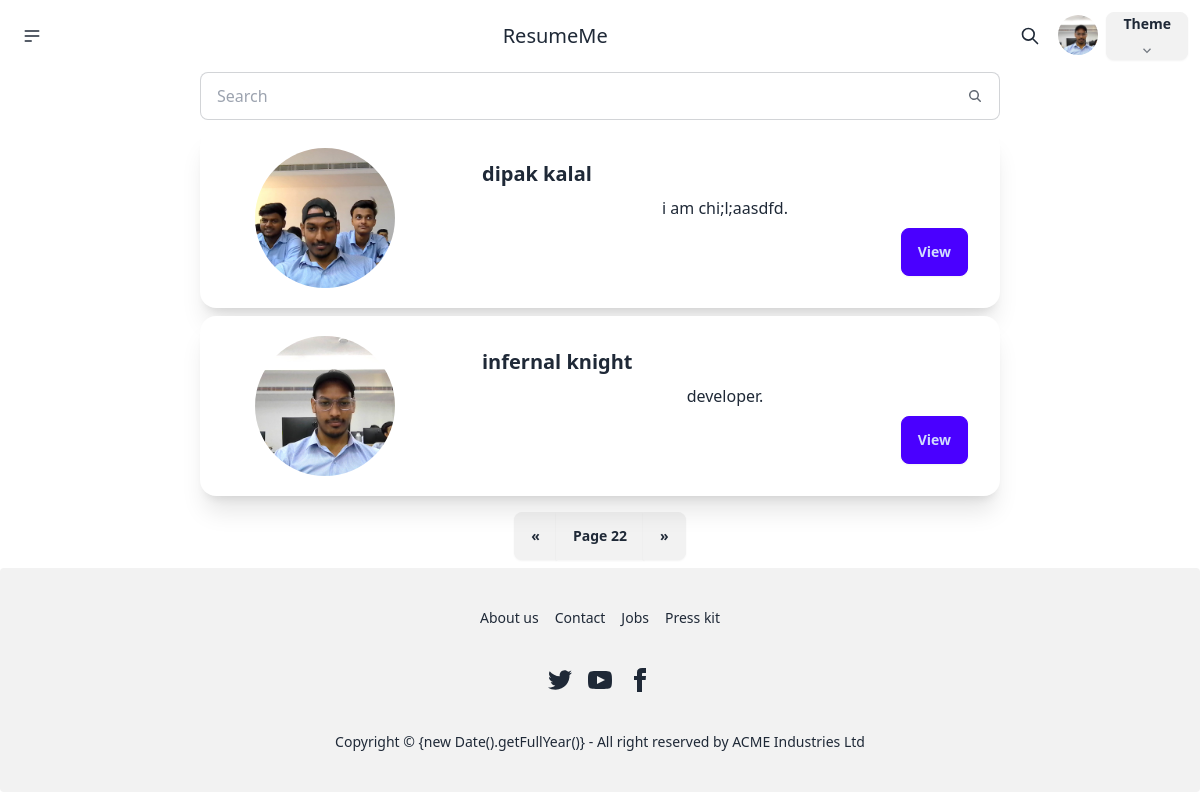
The page /people/ (signed in) on the database as committed earlier.
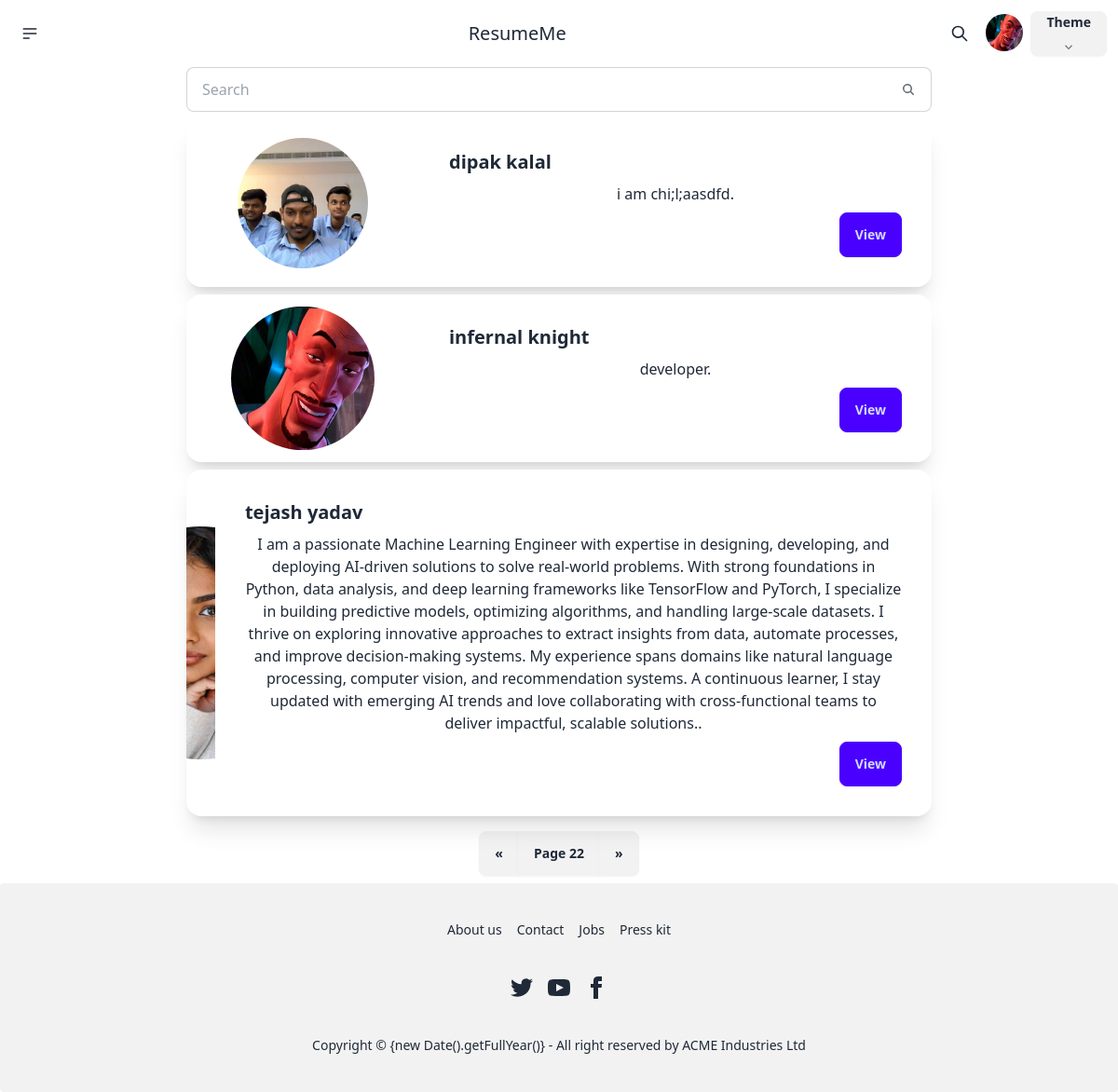
The same page on the database as committed later.
### home/models.py (models this page shows, shortened)
class UserExtra(models.Model):
    user = models.ForeignKey(User, on_delete=models.CASCADE)
    profile_photo = models.ImageField(upload_to='profile_photo/', null=True, blank=True)
    phone = models.CharField(max_length=20,null=True, blank=True)
    bio = models.TextField(null=True,blank=True)
    education = models.TextField(null=True,blank=True)
    skills = models.TextField(null=True,blank=True)
    experience = models.TextField(null=True,blank=True)
    resume_file = models.FileField(upload_to='resumes/', null=True, blank=True)
    city =  models.CharField(max_length=30,null=True, blank=True)
    state =  models.CharField(max_length=30,null=True, blank=True)
    github = models.CharField(max_length=200, null=True, blank=True)
    linkdin = models.CharField(max_length=200, null=True, blank=True)
    join_date = models.DateTimeField(auto_now_add=True)

### home/views.py (the view)
# urls.py: path('people/', views.people, name='people'),
def people(request):
    user_obj = User.objects.all()
    logined_user = User.objects.all()
    try:
        user_obj = models.UserExtra.objects.all().order_by("join_date")
        logined_user = models.UserExtra.objects.get(user=request.user)
    except Exception as e:
        return render(request, 'home.html', {'error': f'{e}'})
    return render(request, 'people.html', {'user_obj':user_obj, 'data':logined_user})

### templates/people.html
{% include "base.html" %}
<center>
<div style="max-width: 800px;">
    <label class="input input-bordered flex items-center gap-2">
        <input type="text" class="grow" placeholder="Search" />
        <svg
          xmlns="http://www.w3.org/2000/svg"
          viewBox="0 0 16 16"
          fill="currentColor"
          class="h-4 w-4 opacity-70">
          <path
            fill-rule="evenodd"
            d="M9.965 11.026a5 5 0 1 1 1.06-1.06l2.755 2.754a.75.75 0 1 1-1.06 1.06l-2.755-2.754ZM10.5 7a3.5 3.5 0 1 1-7 0 3.5 3.5 0 0 1 7 0Z"
            clip-rule="evenodd" />
        </svg>
      </label>
{% for user_obj in user_obj %}
<div class="card card-side bg-base-100 shadow-xl mt-2 mb-2">
    <figure >
        <img
        style="width: 250px;"
  class="mask mask-circle"
  src="{{user_obj.profile_photo.url}}" />
    </figure>
    <div class="card-body">
      <h2 class="card-title">{{ user_obj.user.first_name }} {{ user_obj.user.last_name }}</h2>
      <p>{{ user_obj.bio }}.</p>
      <div class="card-actions justify-end">
        <button class="btn btn-primary">View</button>
      </div>
    </div>
  </div>
{% endfor %}
  <div class="join mt-2 mb-2">
    <button class="join-item btn">«</button>
    <button class="join-item btn">Page 22</button>
    <button class="join-item btn">»</button>
  </div>
</div>
</center>
{% include "footer.html" %}

### templates/base.html (shortened to what this page needs)
<!DOCTYPE html>
{% load static %}
<html lang="en">
<head>
    <link href="https://cdn.jsdelivr.net/npm/daisyui@4.12.23/dist/full.min.css" rel="stylesheet" type="text/css" />
    <script src="https://cdn.tailwindcss.com"></script>
</head>
<body>
  {% load static %}
    <div class="navbar ">
        <div class="navbar-start">
          <div class="dropdown">
            <div tabindex="0" role="button" class="btn btn-ghost btn-circle">
              <svg
                xmlns="http://www.w3.org/2000/svg"
                class="h-5 w-5"
                fill="none"
                viewBox="0 0 24 24"
                stroke="currentColor">
                <path
                  stroke-linecap="round"
                  stroke-linejoin="round"
                  stroke-width="2"
                  d="M4 6h16M4 12h16M4 18h7" />
              </svg>
            </div>
          </div>
        </div>
        <div class="navbar-center">
          <a class="text-xl" href="/">ResumeMe</a>
        </div>
        <div class="navbar-end">
          <button class="btn btn-ghost btn-circle">
            <svg
              xmlns="http://www.w3.org/2000/svg"
              class="h-5 w-5"
              fill="none"
              viewBox="0 0 24 24"
              stroke="currentColor">
              <path
                stroke-linecap="round"
                stroke-linejoin="round"
                stroke-width="2"
                d="M21 21l-6-6m2-5a7 7 0 11-14 0 7 7 0 0114 0z" />
            </svg>
          </button>
          <div class="dropdown dropdown-end">
            <div tabindex="0" role="button" class="btn btn-ghost btn-circle avatar">
              <div class="w-10 rounded-full">
                <img
                  {% if data.profile_photo %}
                    src="{{ data.profile_photo.url }}"
                  {% else %}
                    src="/static/images.png"
                  {% endif %}
                  alt="Profile Photo"
                  />
              </div>
            </div>
          </div>
        </div>
        <div class="dropdown dropdown-end">
          <div tabindex="0" role="button" class="btn m-1">
            Theme
            <svg
              width="12px"
              height="12px"
              class="inline-block h-2 w-2 fill-current opacity-60"
              xmlns="http://www.w3.org/2000/svg"
              viewBox="0 0 2048 2048">
              <path d="M1799 349l242 241-1017 1017L7 590l242-241 775 775 775-775z"></path>
            </svg>
          </div>
        </div>
      </div>
</body>
</html>

### templates/footer.html (shortened to what this page needs)
<footer class="footer footer-center bg-base-200 text-base-content rounded p-10">
    <nav class="grid grid-flow-col gap-4">
      <a class="link link-hover">About us</a>
      <a class="link link-hover">Contact</a>
      <a class="link link-hover">Jobs</a>
      <a class="link link-hover">Press kit</a>
    </nav>
    <nav>
      <div class="grid grid-flow-col gap-4">
        <a>
        </a>
        <a>
        </a>
        <a>
          <svg
            xmlns="http://www.w3.org/2000/svg"
            width="24"
            height="24"
            viewBox="0 0 24 24"
            class="fill-current">
            <path
              d="M9 8h-3v4h3v12h5v-12h3.642l.358-4h-4v-1.667c0-.955.192-1.333 1.115-1.333h2.885v-5h-3.808c-3.596 0-5.192 1.583-5.192 4.615v3.385z"></path>
          </svg>
        </a>
      </div>
    </nav>
    <aside>
      <p>Copyright © {new Date().getFullYear()} - All right reserved by ACME Industries Ltd</p>
    </aside>
  </footer>

### templates/base.html (style rules this page uses)
body { background-color: neutral-content; }

Rows that differ between the two databases and show on the page:
changed UserExtra "developer": profile_photo: a different picture
added UserExtra: profile_photo (picture), user.first_name "tejash", user.last_name "yadav", bio "I am a passionate Machine Learning Engineer with expertise in designing, developing, and deploying AI-driven solutions to solve real-world problems. With strong foundations in Python, data analysis, and deep learning frameworks like TensorFlow and PyTorch, I specialize in building predictive models, optimizing algorithms, and handling large-scale datasets. I thrive on exploring innovative approaches to extract insights from data, automate processes, and improve decision-making systems. My experience spans domains like natural language processing, computer vision, and recommendation systems. A continuous learner, I stay updated with emerging AI trends and love collaborating with…"
